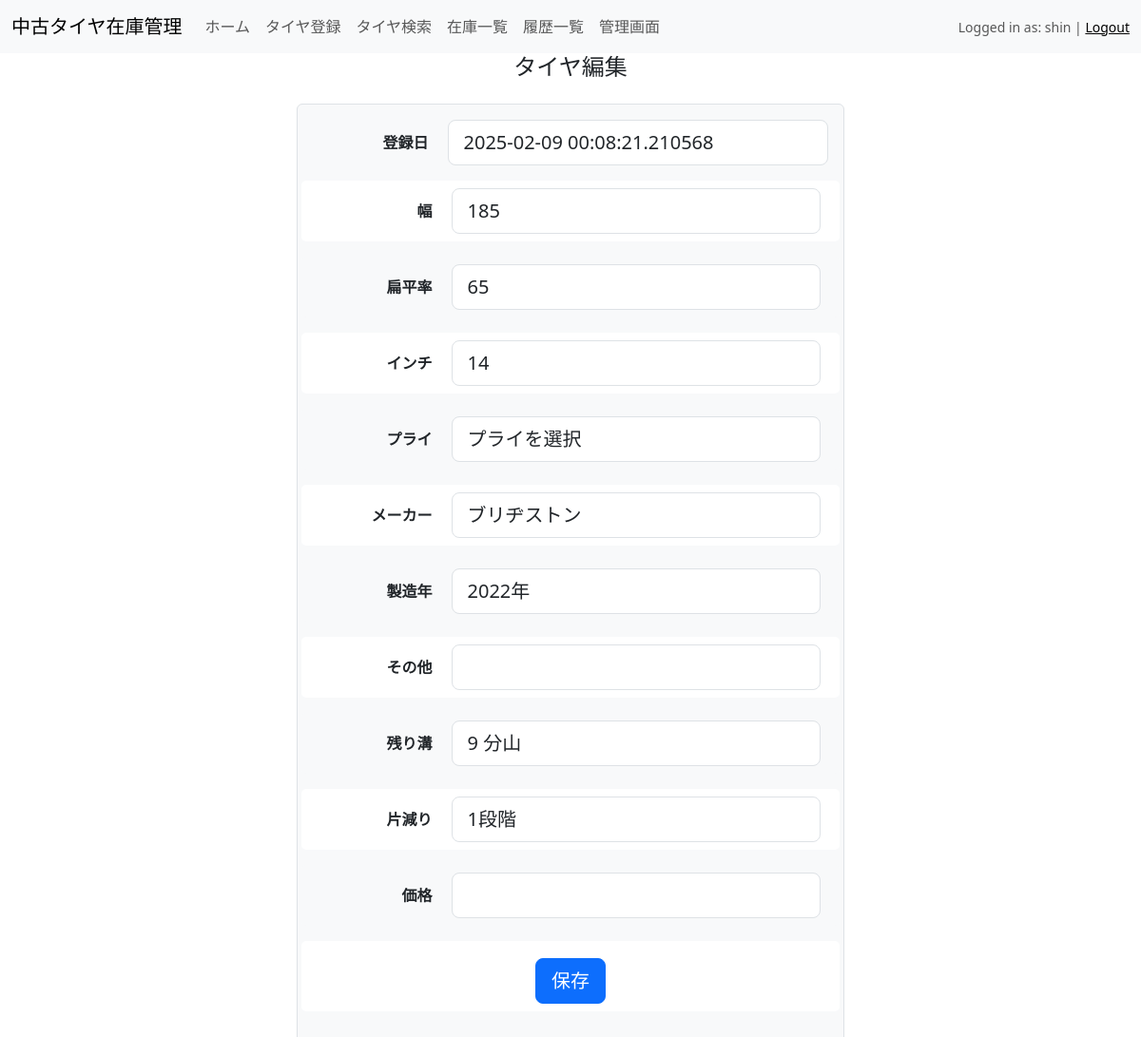
The app's page /edit/380 (signed in), older data.
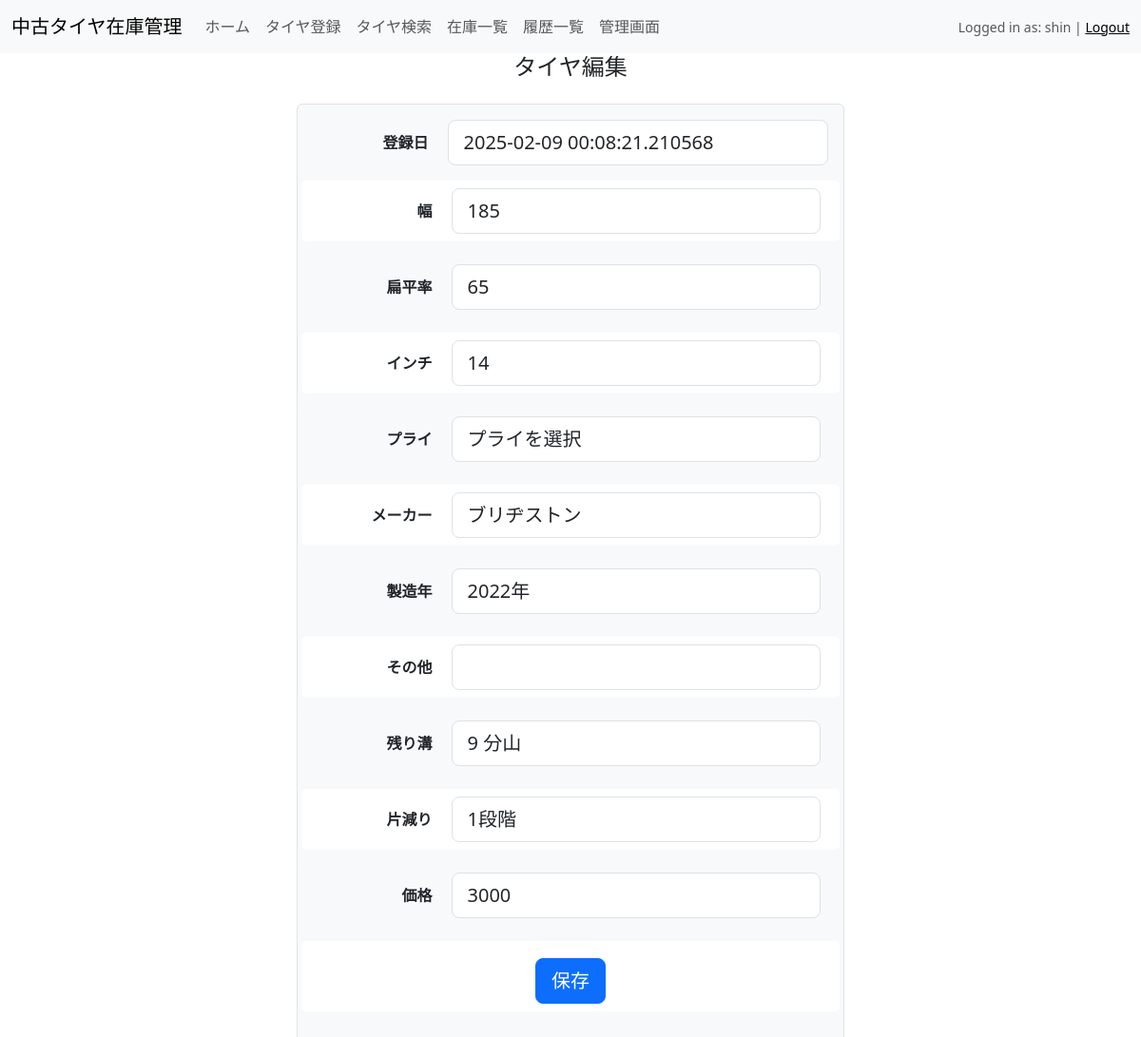
The same page, newer data.
### models.py (models this page shows)
class InputPage(db.Model):
    __tablename__ = 'input_page'  # テーブル名を明示的に指定
    id = db.Column(db.Integer, primary_key=True)
    registration_date = db.Column(db.DateTime, nullable=False)
    width = db.Column(db.Integer, db.ForeignKey('width.id'), nullable=False)
    aspect_ratio = db.Column(db.Integer, db.ForeignKey('aspect_ratio.id'), nullable=False)
    inch = db.Column(db.Integer, db.ForeignKey('inch.id'), nullable=False)
    other_details = db.Column(db.String)
    manufacturing_year = db.Column(db.Integer)
    manufacturer = db.Column(db.Integer, db.ForeignKey('manufacturer.id'), nullable=False)
    tread_depth = db.Column(db.Integer)
    uneven_wear = db.Column(db.Integer)
    ply_rating = db.Column(db.Integer, db.ForeignKey('ply_rating.id'), nullable=False)
    price = db.Column(db.Float, nullable=True)  # nullable=Trueに変更
    is_dispatched = db.Column(db.Boolean, default=False, nullable=False)
    width_ref = db.relationship('Width', backref='input_pages', lazy=True)
    aspect_ratio_ref = db.relationship('AspectRatio', backref='input_pages', lazy=True)
    inch_ref = db.relationship('Inch', backref='input_pages', lazy=True)
    manufacturer_ref = db.relationship('Manufacturer', backref='input_pages', lazy=True)
    ply_rating_ref = db.relationship('PlyRating', backref='input_pages', lazy=True)  # 新たに追加

### app.py (the view)
@app.route('/edit/<int:id>', methods=['GET', 'POST'])
def edit_page(id):
    tire = InputPage.query.get_or_404(id)
    form = EditForm(obj=tire)
    print(f"✅ 初期 ply_rating: {tire.ply_rating}")  # ✅ これでデータが渡っているか確認
    if request.method == "POST":
        print(f"🔍 送信データ: {request.form}")  # ✅ フォーム送信データの確認
        print(f"🔍 ply_rating (フォームデータ): {request.form.get('ply_rating')}")
    if form.validate_on_submit():
        print(f"✅ フォームバリデーション成功 - 編集を開始 (ID: {id})")
        old_data = {
            'price': tire.price,
            'other_details': tire.other_details,
            'ply_rating': tire.ply_rating
        }
        form.populate_obj(tire)
        edit_details = []
        updated = False  # 変更があったかどうかのフラグ
        if old_data['price'] != tire.price:
            new_price = int(tire.price) if tire.price is not None else None  # 🔹 小数を整数に変換
            formatted_old_price = "{:,.0f}".format(old_data['price']) if old_data['price'] is not None else "なし"
            formatted_new_price = "{:,.0f}".format(new_price) if new_price is not None else "なし"
            edit_details.append(f"価格: {formatted_old_price} → {formatted_new_price}")
            tire.price = new_price
            updated = True
        if old_data['other_details'] != tire.other_details:
            edit_details.append(f"詳細: {old_data['other_details']} → {tire.other_details}")
        if old_data['ply_rating'] != tire.ply_rating:
            print(f"✅ ply_rating 更新: {old_data['ply_rating']} → {tire.ply_rating}")
        if updated:
            print(f"編集履歴追加: {edit_details}")  # ✅ ここで履歴の内容を確認
            new_edit = HistoryPage(
                tire_id=id,
                user_id=current_user.id if current_user.is_authenticated else 1,  # ログインユーザーのIDを記録
                action="編集",
                edit_date=datetime.now(JST),  # 🔹 JST で記録
                details=", ".join(edit_details)
            )
            db.session.add(new_edit)
        try:
            db.session.commit()
            print("✅ データベースに変更を保存しました")
            flash("編集が完了しました。", "success")
        except Exception as e:
            db.session.rollback()
            print(f"❌ データベース保存エラー: {e}")
            flash("データの保存に失敗しました。", "danger")
        return redirect(url_for('history_page'))
    else:
        print(f"❌ フォームバリデーションエラー: {form.errors}")
    return render_template('edit_page.html', form=form, tire=tire)

### forms.py
class EditForm(CombinedForm):
    price = FloatField(
        '価格',
        validators=[Optional()],  # 必須ではないことを明示
        default=0.0  # 初期値を明示的に設定
    )
    other_details = StringField('その他', validators=[Optional()])
    submit = SubmitField('登録')
    pass

### app.py (called while the page is built)
@login_manager.user_loader
def load_user(user_id):
    return User.query.get(int(user_id))

@app.context_processor
def inject_user():
    from flask_login import current_user
    return dict(user=current_user)

### models.py (called while the page is built)
    def has_role(self, role_name):
        return self.role and self.role.name == role_name

### templates/edit_page.html (shortened to what this page needs)
{% extends "base.html" %}
{% block content %}
<div class="container" style="max-width: 600px;">
    <h4 class="mb-4 text-center">タイヤ編集</h4>
    <form method="POST" class="p-3 border rounded bg-light">
        <div class="row mb-3 align-items-center">
            <label class="col-sm-3 col-form-label fw-bold text-end pe-2">登録日</label>
            <div class="col-sm-9">
                <input type="text" value="{{ tire.registration_date }}" readonly class="form-control form-control-lg">
            </div>
        </div>
        {% set fields = [
            ('width', '幅'), ('aspect_ratio', '扁平率'), ('inch', 'インチ'),
            ('ply_rating', 'プライ'), ('manufacturer', 'メーカー'), ('manufacturing_year', '製造年'),
            ('other_details', 'その他'), ('tread_depth', '残り溝'), ('uneven_wear', '片減り'), ('price', '価格')
        ] %}
        {% for field, label in fields %}
        <div class="row mb-3 align-items-center" style="background-color: {% if loop.index is even %}#f8f9fa{% else %}#ffffff{% endif %}; padding: 8px; border-radius: 5px;">
            <label class="col-sm-3 col-form-label fw-bold text-end pe-2">{{ label }}</label>
            <div class="col-sm-9">
                {{ form[field](class="form-control form-control-lg") }}
            </div>
        </div>
        {% endfor %}
        <div class="row mb-3 align-items-center" style="background-color: {% if fields|length is even %}#ffffff{% else %}#f8f9fa{% endif %}; padding: 8px; border-radius: 5px;">
            <div class="col-12 text-center">
                <button type="submit" class="btn btn-primary btn-lg">保存</button>
            </div>
        </div>
    </form>
</div>
{% endblock %}

Row changes from the older to the newer data that the page shows:
changed InputPage "プライを選択": price (not shown) → "3000"
